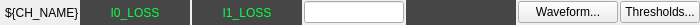
<?xml version="1.0" encoding="UTF-8"?>
<ui version="4.0">
 <class>Form</class>
 <widget class="QWidget" name="Form">
  <property name="geometry">
   <rect>
    <x>0</x>
    <y>0</y>
    <width>700</width>
    <height>25</height>
   </rect>
  </property>
  <property name="windowTitle">
   <string>Form</string>
  </property>
  <layout class="QHBoxLayout" name="horizontalLayout">
   <property name="spacing">
    <number>2</number>
   </property>
   <property name="leftMargin">
    <number>5</number>
   </property>
   <property name="topMargin">
    <number>0</number>
   </property>
   <property name="rightMargin">
    <number>0</number>
   </property>
   <property name="bottomMargin">
    <number>0</number>
   </property>
   <item>
    <widget class="QLabel" name="label">
     <property name="minimumSize">
      <size>
       <width>70</width>
       <height>0</height>
      </size>
     </property>
     <property name="maximumSize">
      <size>
       <width>150</width>
       <height>16777215</height>
      </size>
     </property>
     <property name="text">
      <string>${CH_NAME}</string>
     </property>
    </widget>
   </item>
   <item>
    <widget class="PyDMLabel" name="PyDMLabel">
     <property name="minimumSize">
      <size>
       <width>110</width>
       <height>0</height>
      </size>
     </property>
     <property name="toolTip">
      <string/>
     </property>
     <property name="styleSheet">
      <string notr="true">color: rgb(12, 255, 68);
background-color: rgb(70, 70, 70);</string>
     </property>
     <property name="text">
      <string>I0_LOSS</string>
     </property>
     <property name="alignment">
      <set>Qt::AlignCenter</set>
     </property>
     <property name="showUnits" stdset="0">
      <bool>true</bool>
     </property>
     <property name="channel" stdset="0">
      <string>ca://${P_CH}:I0_${P_TYPE}</string>
     </property>
    </widget>
   </item>
   <item>
    <widget class="PyDMLabel" name="PyDMLabel_2">
     <property name="minimumSize">
      <size>
       <width>110</width>
       <height>0</height>
      </size>
     </property>
     <property name="toolTip">
      <string/>
     </property>
     <property name="styleSheet">
      <string notr="true">color: rgb(12, 255, 68);
background-color: rgb(70, 70, 70);</string>
     </property>
     <property name="text">
      <string>I1_LOSS</string>
     </property>
     <property name="alignment">
      <set>Qt::AlignCenter</set>
     </property>
     <property name="showUnits" stdset="0">
      <bool>true</bool>
     </property>
     <property name="channel" stdset="0">
      <string>ca://${P_CH}:I1_${P_TYPE}</string>
     </property>
    </widget>
   </item>
   <item>
    <widget class="PyDMLineEdit" name="PyDMLineEdit">
     <property name="maximumSize">
      <size>
       <width>100</width>
       <height>16777215</height>
      </size>
     </property>
     <property name="toolTip">
      <string/>
     </property>
     <property name="showUnits" stdset="0">
      <bool>true</bool>
     </property>
     <property name="channel" stdset="0">
      <string>ca://${P_CH}:VSET</string>
     </property>
    </widget>
   </item>
   <item>
    <widget class="PyDMLabel" name="PyDMLabel_3">
     <property name="minimumSize">
      <size>
       <width>110</width>
       <height>0</height>
      </size>
     </property>
     <property name="toolTip">
      <string/>
     </property>
     <property name="styleSheet">
      <string notr="true">color: rgb(12, 255, 68);
background-color: rgb(70, 70, 70);</string>
     </property>
     <property name="alignment">
      <set>Qt::AlignCenter</set>
     </property>
     <property name="showUnits" stdset="0">
      <bool>true</bool>
     </property>
     <property name="channel" stdset="0">
      <string>ca://${P_CH}:VMON</string>
     </property>
    </widget>
   </item>
   <item>
    <widget class="PyDMRelatedDisplayButton" name="PyDMRelatedDisplayButton">
     <property name="minimumSize">
      <size>
       <width>100</width>
       <height>0</height>
      </size>
     </property>
     <property name="maximumSize">
      <size>
       <width>100</width>
       <height>16777215</height>
      </size>
     </property>
     <property name="toolTip">
      <string/>
     </property>
     <property name="text">
      <string>Waveform...</string>
     </property>
     <property name="filenames" stdset="0">
      <stringlist>
       <string>test_mps_analog_channel.py</string>
      </stringlist>
     </property>
     <property name="showIcon" stdset="0">
      <bool>false</bool>
     </property>
     <property name="openInNewWindow" stdset="0">
      <bool>true</bool>
     </property>
    </widget>
   </item>
   <item>
    <widget class="PyDMRelatedDisplayButton" name="PyDMRelatedDisplayButton_2">
     <property name="toolTip">
      <string/>
     </property>
     <property name="text">
      <string>Thresholds...</string>
     </property>
     <property name="filenames" stdset="0">
      <stringlist>
       <string>mps_application_threshold.ui</string>
       <string>mps_application_threshold.ui</string>
      </stringlist>
     </property>
     <property name="titles" stdset="0">
      <stringlist>
       <string>I0_LOSS...</string>
       <string>I1_LOSS...</string>
      </stringlist>
     </property>
     <property name="showIcon" stdset="0">
      <bool>false</bool>
     </property>
     <property name="macros" stdset="0">
      <stringlist>
       <string>{&quot;DEVICE&quot;:&quot;${P_CH}&quot;,&quot;THR&quot;:&quot;I0_${P_TYPE}&quot;}</string>
       <string>{&quot;DEVICE&quot;:&quot;${P_CH}&quot;,&quot;THR&quot;:&quot;I1_${P_TYPE}&quot;}</string>
      </stringlist>
     </property>
     <property name="openInNewWindow" stdset="0">
      <bool>true</bool>
     </property>
    </widget>
   </item>
  </layout>
 </widget>
 <customwidgets>
  <customwidget>
   <class>PyDMLabel</class>
   <extends>QLabel</extends>
   <header>pydm.widgets.label</header>
  </customwidget>
  <customwidget>
   <class>PyDMLineEdit</class>
   <extends>QLineEdit</extends>
   <header>pydm.widgets.line_edit</header>
  </customwidget>
  <customwidget>
   <class>PyDMRelatedDisplayButton</class>
   <extends>QPushButton</extends>
   <header>pydm.widgets.related_display_button</header>
  </customwidget>
 </customwidgets>
 <resources/>
 <connections/>
</ui>
